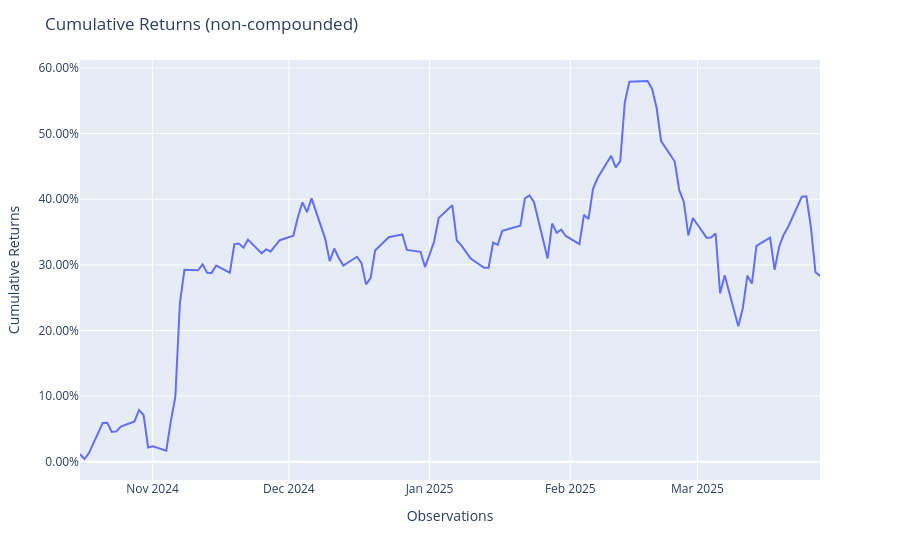

Notebook source saved alongside this figure:
### Code cell
fig = pred_model.plot_cumulative_returns()
pio.show(fig)
